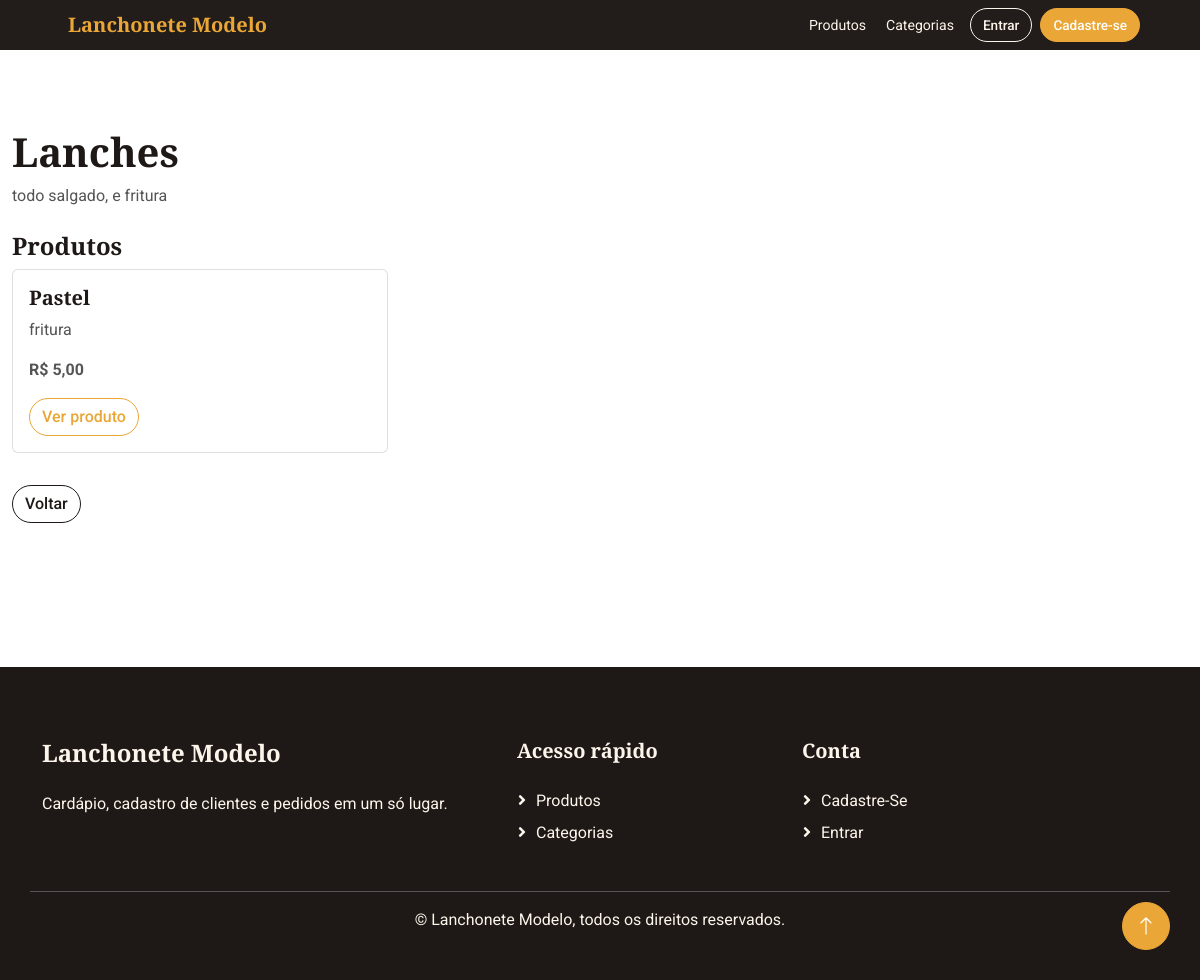
Page /produtos/categorias/1/ on the earlier database version.
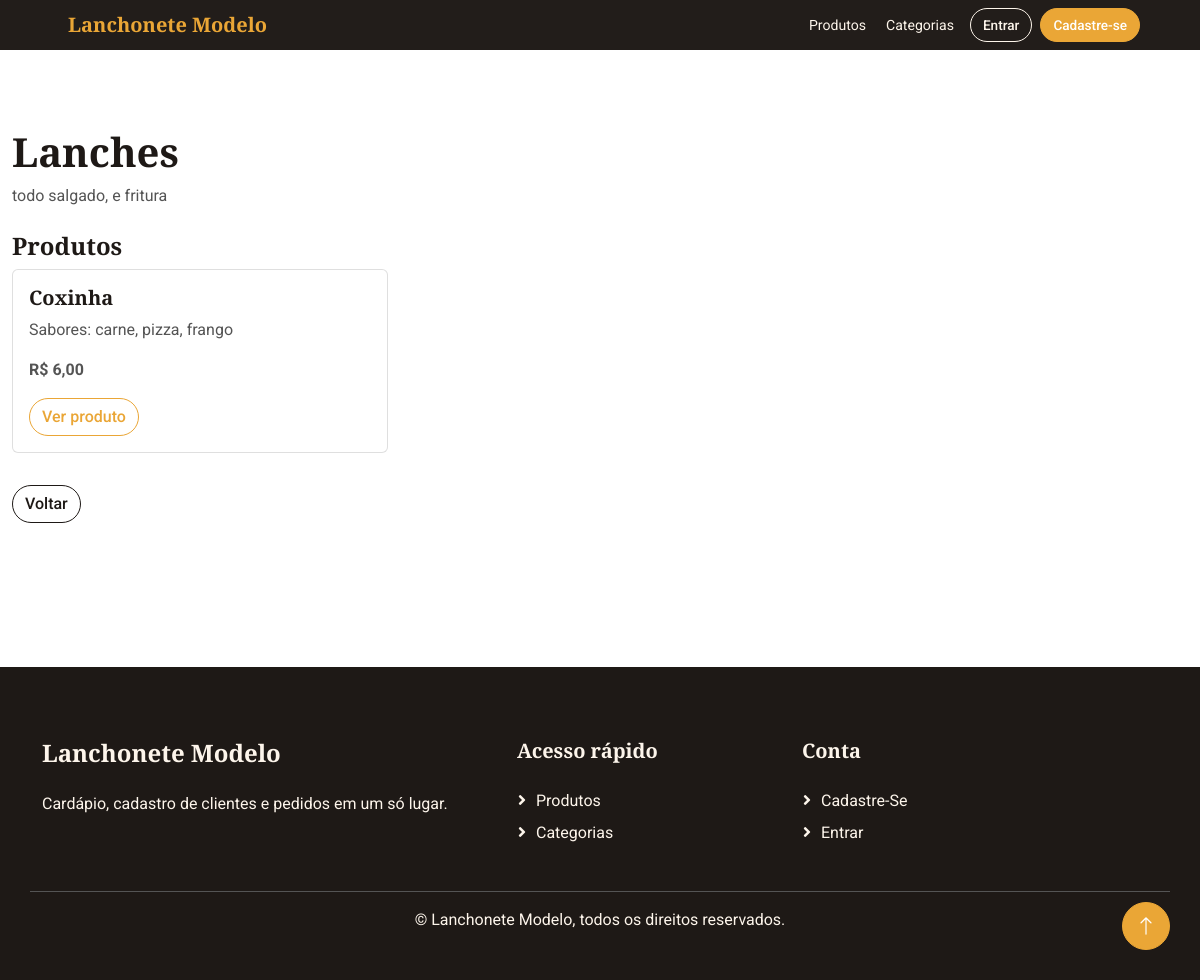
Same page on the later database version.
### produtos/models.py (models this page shows, shortened)
class Produto(models.Model):
    nome = models.CharField(max_length=100)
    preco = models.DecimalField(max_digits=12, decimal_places=2, validators=[MinValueValidator(Decimal("0"))])
    descricao = models.CharField(max_length=255)
    disponivel = models.BooleanField(default=True)
    imagem = models.ImageField(upload_to="produtos/", blank=True, null=True)
    categoria = models.ForeignKey(Categoria, on_delete=models.PROTECT)
    class Meta:
        constraints = [models.CheckConstraint(condition=models.Q(preco__gte=0), name="produto_preco_nao_negativo")]

### produtos/views.py (the view)
# urls.py: path('categorias/<int:id>/', views.detalhar_categoria, name='detalhar_categoria'),
@require_http_methods(["GET", "HEAD"])
def detalhar_categoria(request, id):
    categoria = get_object_or_404(Categoria, id=id)
    produtos = Produto.objects.filter(categoria_id=id)
    return render(request, 'categorias/detalhar.html', {
        'categoria': categoria,
        'produtos': produtos
    })

### produtos/templatetags/form_ui.py (called while the page is built)
@register.filter
def startswith(value, prefix):
    return bool(value and prefix and str(value).startswith(str(prefix)))

### produtos/templates/categorias/detalhar.html (shortened to what this page needs)
{% extends "base.html" %}
{% block content %}
<h1 class="display-6">{{ categoria.nome }}</h1>
<p>{{ categoria.descricao }}</p>
<h2 class="h4 mt-4">Produtos</h2>
<div class="row">
    {% for produto in produtos %}
        <div class="col-md-4 mb-3">
            <div class="card h-100">
                <div class="card-body">
                    <h5 class="card-title">{{ produto.nome }}</h5>
                    <p class="card-text">
                        {{ produto.descricao }}
                    </p>
                    <p class="fw-bold">
                        R$ {{ produto.preco }}
                    </p>
                    <a class="btn btn-outline-primary rounded-pill"
                       href="{% url 'detalhar_produto' produto.id %}">
                        Ver produto
                    </a>
                </div>
            </div>
        </div>
    {% empty %}
        <p>Nenhum produto cadastrado nesta categoria.</p>
    {% endfor %}
</div>
<div class="d-flex gap-2 mt-3">
    <a class="btn btn-outline-dark rounded-pill"
       href="{% url 'listar_categorias' %}">
        Voltar
    </a>
</div>
{% endblock %}

Differences in the rows shown:
removed Produto: nome "Pastel", descricao "fritura", preco "5,00"
added Produto: nome "Coxinha", descricao "Sabores: carne, pizza, frango", preco "6,00"
